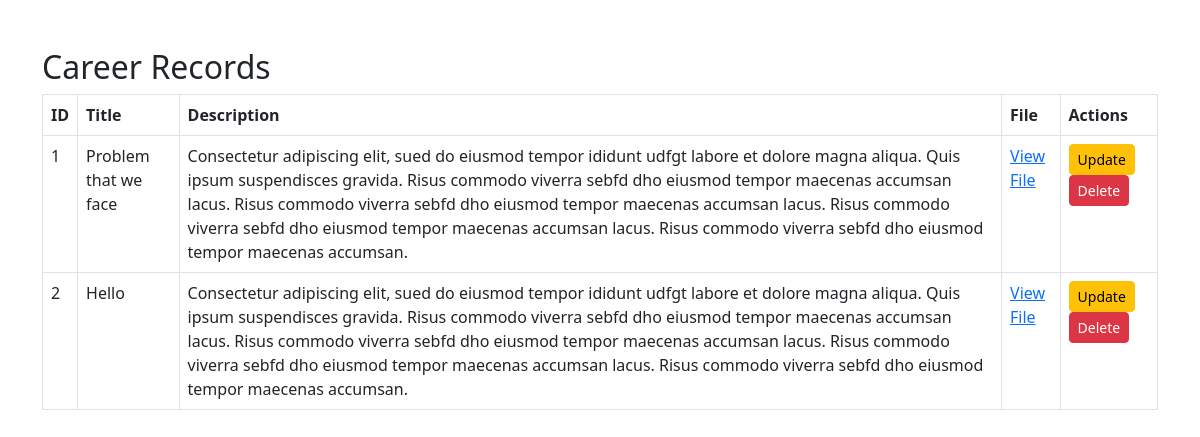
Screenshot of /career/career_view.php with the database file from the repository.
### tables this page shows
CREATE TABLE `career` (
  `CareerID` int(11) NOT NULL,
  `Title` varchar(100) NOT NULL,
  `Description` text DEFAULT NULL,
  `File` varchar(255) DEFAULT NULL
);

### career/career_view.php (the view, shortened to what this page needs)
<?php
include("../db.php");
$sql = "SELECT * FROM Career";
$result = $conn->query($sql);
?>
<!DOCTYPE html>
<html lang="en">
<head>
    <link href="https://cdn.jsdelivr.net/npm/bootstrap@5.3.0/dist/css/bootstrap.min.css" rel="stylesheet">
</head>
<body>
<div class="container mt-5">
    <h2>Career Records</h2>
    <table class="table table-bordered">
        <thead>
            <tr>
                <th>ID</th>
                <th>Title</th>
                <th>Description</th>
                <th>File</th>
                <th>Actions</th>
            </tr>
        </thead>
        <tbody>
            <?php if ($result->num_rows > 0): ?>
                <?php while($row = $result->fetch_assoc()): ?>
                    <tr>
                        <td><?= $row['CareerID'] ?></td>
                        <td><?= htmlspecialchars($row['Title']) ?></td>
                        <td><?= htmlspecialchars($row['Description']) ?></td>
                        <td><a href="<?= $row['File'] ?>" target="_blank">View File</a></td>
                        <td>
                            <a href="update.php?id=<?= $row['CareerID'] ?>" class="btn btn-warning btn-sm">Update</a>
                            <a href="delete.php?id=<?= $row['CareerID'] ?>" class="btn btn-danger btn-sm" onclick="return confirm('Are you sure you want to delete this record?');">Delete</a>
                        </td>
                    </tr>
                <?php endwhile; ?>
            <?php else: ?>
                <tr>
                    <td colspan="5">No records found</td>
                </tr>
            <?php endif; ?>
        </tbody>
    </table>
</div>
</body>
</html>

### rows the page displays
career: CareerID "1", Title "Problem that we face", Description "Consectetur adipiscing elit, sued do eiusmod tempor ididunt udfgt labore et dolore magna aliqua. Quis ipsum suspendisces gravida. Risus commodo viverra sebfd dho eiusmod tempor maecenas accumsan lacus. Risus commodo viverra sebfd dho eiusmod tempor maecenas accumsan lacus. Risus commodo viverra sebfd dho eiusmod tempor maecenas accumsan lacus. Risus commodo viverra sebfd dho eiusmod tempor maecenas accumsan."
career: CareerID "2", Title "Hello", Description "Consectetur adipiscing elit, sued do eiusmod tempor ididunt udfgt labore et dolore magna aliqua. Quis ipsum suspendisces gravida. Risus commodo viverra sebfd dho eiusmod tempor maecenas accumsan lacus. Risus commodo viverra sebfd dho eiusmod tempor maecenas accumsan lacus. Risus commodo viverra sebfd dho eiusmod tempor maecenas accumsan lacus. Risus commodo viverra sebfd dho eiusmod tempor maecenas accumsan."
